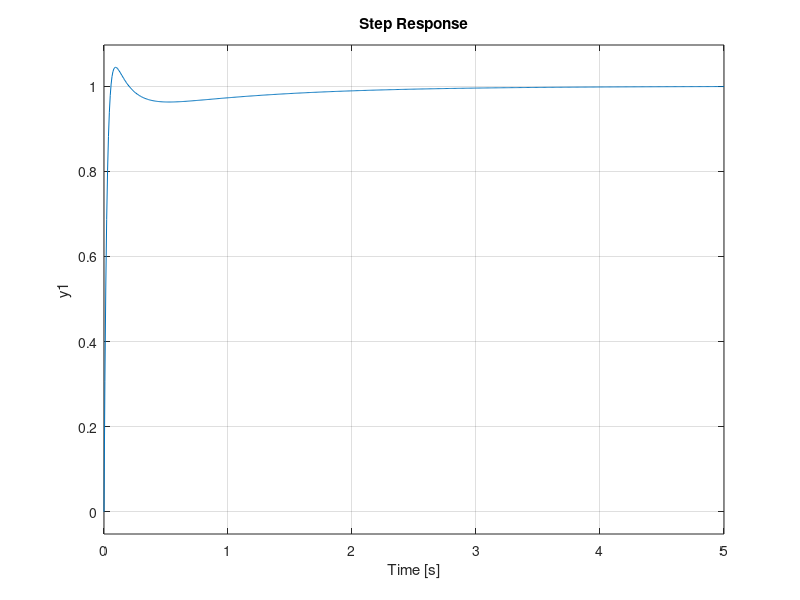

This chart was generated by the following MATLAB code: (Note: this script raises an error after producing the figure.)
%% PID Control of a Mass-Spring-Damper System
clear; clc; close all;

% System parameters
m = 1;      % mass (kg)
c = 2;      % damping coefficient (N·s/m)
k = 20;     % spring constant (N/m)

% Transfer function of the plant: 
num = 1;
den = [m c k];
plant = tf(num, den);

% Manual PID gains (adjust if needed)
Kp = 350;
Ki = 300;
Kd = 50;

% Create PID controller
controller = pid(Kp, Ki, Kd);

% Closed-loop system with unity feedback
closed_loop_sys = feedback(controller * plant, 1);

% Step response
figure;
step(closed_loop_sys, 5);  % simulate for 5 seconds
saveas(gcf, '../figures/step_response.png');
title('Step Response with Manual PID Control');
xlabel('Time (s)');
ylabel('Displacement');
grid on;

% Analyze performance
info = stepinfo(closed_loop_sys);
disp('Step Response Performance (Manual PID):');
disp(info);
